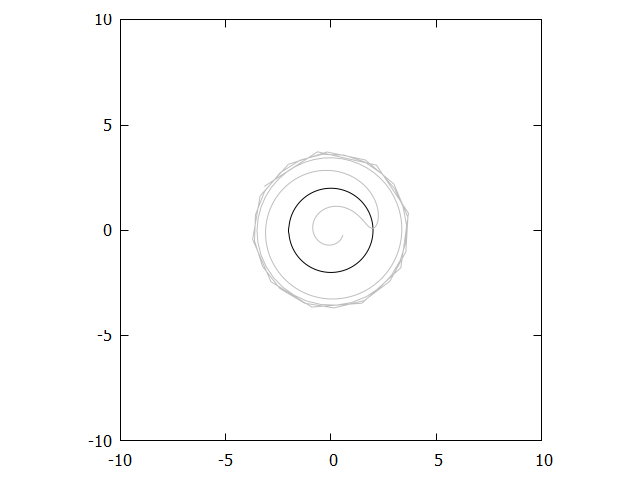

This figure's gnuplot source:
set terminal pngcairo #ターミナルをpngに設定
set output "07-22-v2.png" #graph.pngで出力
unset key

set xrange [-10:10]
set yrange [-10:10]
set size sq

set parametric
plot [0:2*pi] 2*cos(t),2*sin(t) linecolor 'black', "r0.data" with lines linecolor 'gray'

set out
set terminal wxt enhanced